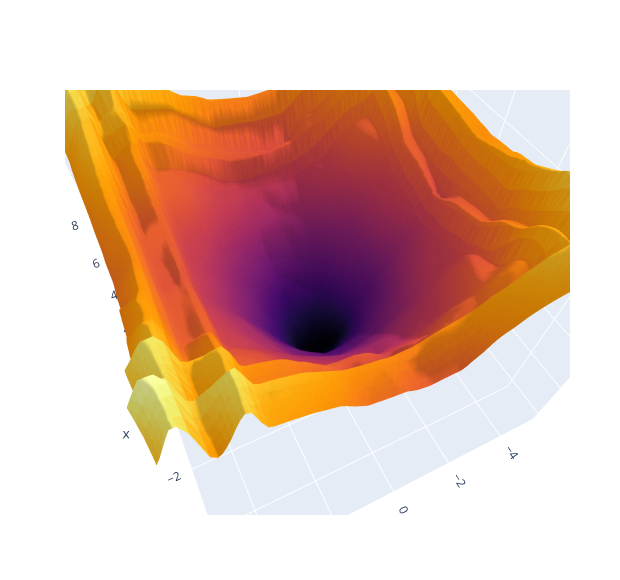

The notebook cell this image was saved under:
### Code cell
x_grid = grid_sample_domain(F2D[1].bounds,  # Generate meshgrid if init
                           [100,100],
                           flatten=True,
                           endpoint=True).T

if train_ds.transform is not None:
    with torch.no_grad():
        trainer._model.eval()
        plotly3Dtrisurf(*x_grid, 
                        train_ds.transform.tf1.object.inverse_transform(trainer._model(torch.tensor(train_ds.transform.tx1.object.transform(x_grid.T)
            ).float())))
else:
    with torch.no_grad():
        trainer._model.eval()
        plotly3Dtrisurf(*x_grid, trainer._model(torch.tensor(x_grid.T).float()))

### Figure 1 — Plotly figure (JSON) as saved in the notebook; plotly's stock layout.template omitted (floating-point values rounded to 4 significant figures; data arrays with more than 128 entries replaced by an {"elided": "..."} marker saying what was removed)
{"data": [{"facecolor": {"elided": "19602 str values"}, "i": {"elided": "19602 int values"}, "j": {"elided": "19602 int values"}, "k": {"elided": "19602 int values"}, "name": "", "type": "mesh3d", "x": {"elided": "10000 float values"}, "y": {"elided": "10000 float values"}, "z": {"elided": "10000 float values"}}], "layout": {"autosize": false, "height": 580, "margin": {"b": 65, "l": 65, "r": 50, "t": 90}, "scene": {"aspectmode": "cube", "aspectratio": {"x": 1, "y": 1, "z": 1}, "camera": {"center": {"x": 0, "y": 0, "z": -0.2}, "eye": {"x": -0.7609, "y": 0.3678, "z": 1.015}, "projection": {"type": "perspective"}, "up": {"x": 0, "y": 0, "z": 1}}}, "title": {}, "width": 620}}
